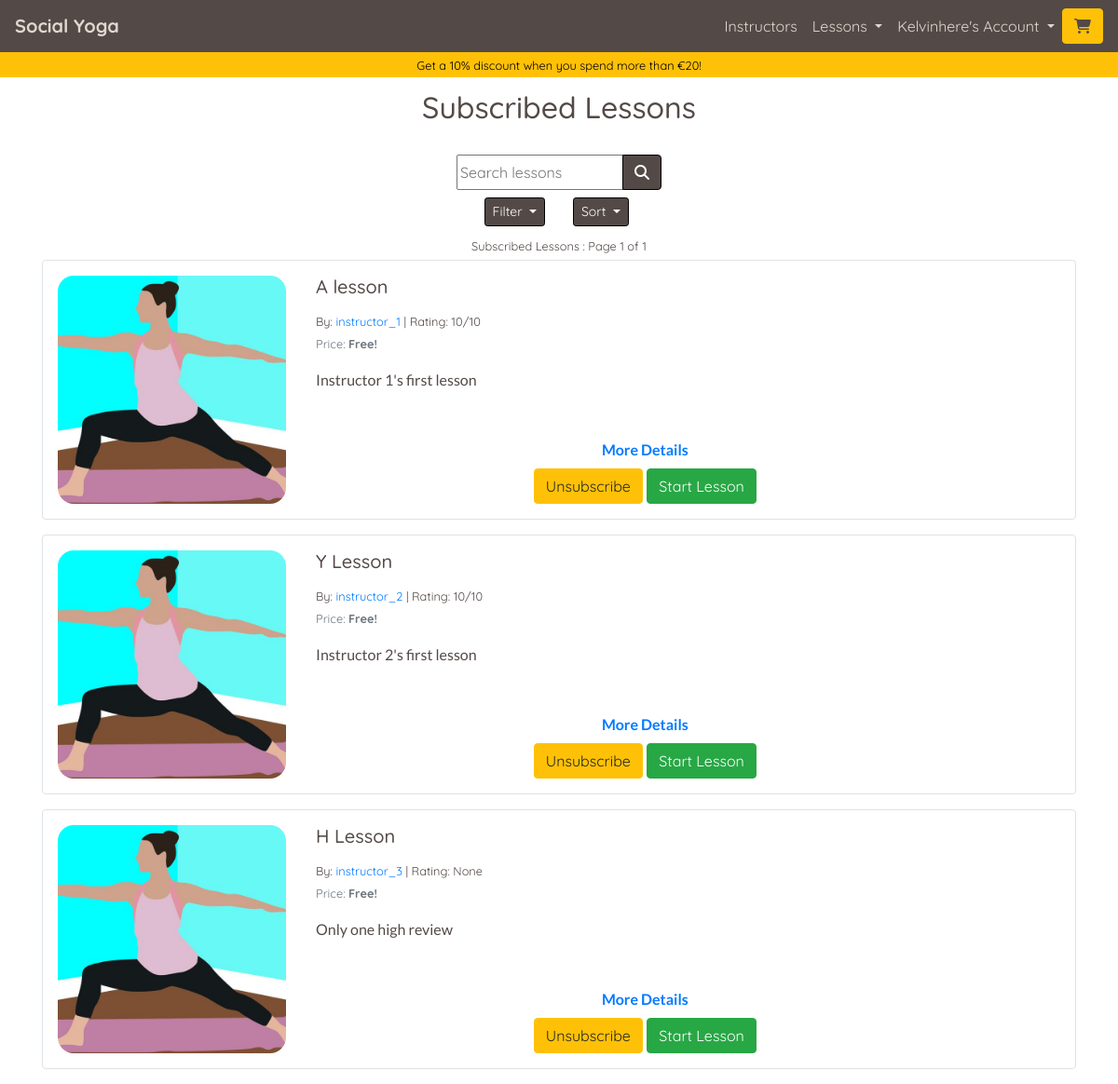
/lessons/?filter=subscribed_lessons (signed in), run on an earlier commit of the app's database.
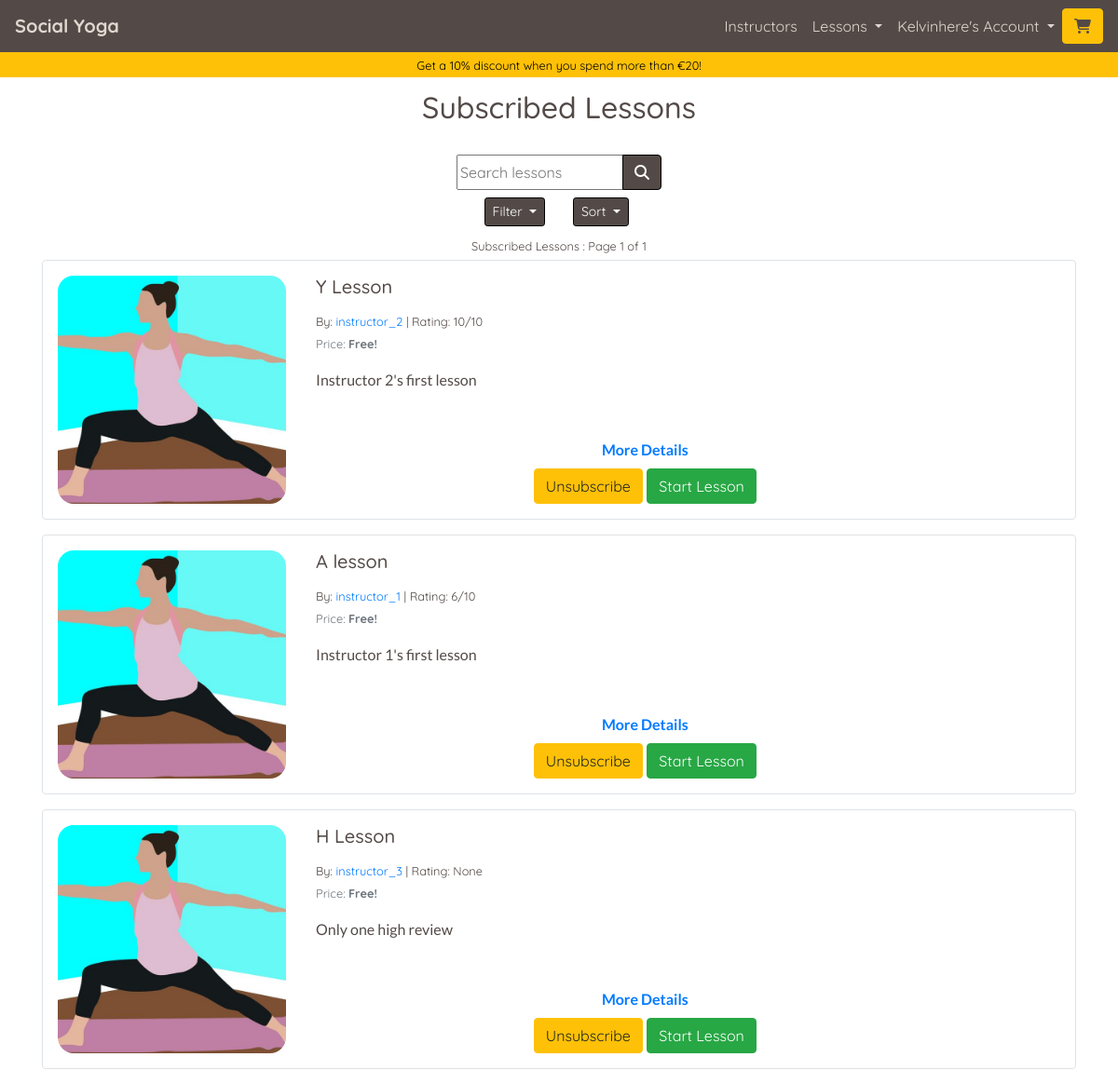
And on a later commit of the database.
### lessons/models.py (models this page shows, shortened)
class Lesson(models.Model):
    lesson_id = models.CharField(max_length=32,
                                 null=False,
                                 editable=False)
    instructor_profile = models.ForeignKey(UserProfile,
                                           on_delete=models.SET_NULL,
                                           null=True,
                                           blank=True,
                                           related_name='lessons')
    lesson_name = models.CharField(max_length=32,
                                   null=False,
                                   editable=True)
    card_description = models.TextField(max_length=254)
    description = models.TextField(max_length=2048)
    image = ResizedImageField(size=[600, 600],
                              quality=75,
                              crop=['middle', 'center'],
                              force_format='JPEG',
                              upload_to='lesson_images/')
    rating = models.DecimalField(max_digits=5,
                                 decimal_places=0,
                                 null=True, blank=True)
    video_url = models.URLField(max_length=1024,
                                blank=False,
                                null=False)
    time = models.IntegerField(blank=False, null=False)
    is_free = models.BooleanField(default=True)
    price = models.DecimalField(max_digits=6,
                                decimal_places=2,
                                blank=False,
                                null=False,
                                default=0.00)

### profiles/models.py (models this page shows, shortened)
class UserProfile(models.Model):
    user = models.OneToOneField(User, on_delete=models.CASCADE)
    first_name = models.CharField(max_length=50, null=False, blank=False)
    last_name = models.CharField(max_length=50, null=False, blank=False)
    is_instructor = models.BooleanField(default=False)
    requested_instructor_status = models.BooleanField(default=False)
    card_description = models.TextField(max_length=256, blank=True, default='')
    profile_description = models.TextField(max_length=650,
                                           blank=True,
                                           default='')
    image = ResizedImageField(size=[600, 600],
                              quality=75,
                              crop=['middle', 'center'],
                              force_format='JPEG',
                              null=True,
                              blank=True,
                              upload_to='profile_images/')
    rating = models.DecimalField(max_digits=5,
                                 decimal_places=0,
                                 null=True,
                                 blank=True)
    lesson_count = models.IntegerField(default=0, editable=False)
    def __str__(self):
        return self.user.username

### lessons/views.py (the view, shortened to what this page needs)
# urls.py: path('', views.lessons, name='lessons'),
def lessons(request):
    profile = get_profile_or_none(request)
    lessons = (Lesson.objects.all().annotate(
               review_count=Count('reviewedLesson')))
    subscribed_lesson_list = []
    paid_lesson_list = []
    page_title = 'All Lessons'
    sub_title = None
    filter_title = 'All Lessons'
    filter_subtitle = ''
    valid_sort_values = ['lesson_name',
                         'instructor_profile',
                         'rating',
                         'price']
    sortby = 'rating'
    filter_by = 'all_lessons'
    sort_direction = 'desc'
    instructor_to_display = None
    query = ''
    page_number = 1  # Default page number
    lessons_on_page = 5  # No of lessons on a page at once
    if request.user.is_authenticated:
        subscribed_lessons = Subscription.objects.filter(user=profile)
        for subscribed_lesson in subscribed_lessons:
            subscribed_lesson_list.append(subscribed_lesson.lesson.lesson_id)
        paid_lessons = OrderLineItem.objects.filter(profile=profile)
        for paid_lesson in paid_lessons:
            paid_lesson_list.append(paid_lesson.lesson.lesson_id)
    if request.GET:
        if 'page' in request.GET:
            page_number = request.GET.get('page')
        if 'sort' in request.GET:
            if request.GET['sort'] in valid_sort_values:
                sortby = request.GET['sort']
        if 'direction' in request.GET:
            if request.GET['direction'] == 'asc':
                sort_direction = 'asc'
            else:
                sort_direction = 'desc'
        if 'filter' in request.GET:
            if request.GET['filter'] == 'subscribed_lessons':
                lessons = lessons.filter(lesson_id__in=subscribed_lesson_list)
                filter_by = request.GET['filter']
                page_title = 'Subscribed Lessons'
                filter_title = 'Subscribed Lessons'
                if not lessons:
                    sub_title = ('You are currently not subscribed to any '
                                 'lessons')
        if 'q' in request.GET:
            query = request.GET['q']
            lessons = lessons.filter(Q(lesson_name__icontains=query))
            if not lessons:
                messages.error(request, ('Your query returned no lessons '
                                         'please try again'))
    if sort_direction == 'asc':
        if sortby == 'rating':
            lessons = lessons.order_by(
                (F(sortby).asc(nulls_last=True)), 'review_count')
        else:
            lessons = lessons.order_by(F(sortby).asc(nulls_last=True))
    else:
        if sortby == 'rating':
            lessons = lessons.order_by(
                (F(sortby).desc(nulls_last=True)), '-review_count')
        else:
            lessons = lessons.order_by(F(sortby).desc(nulls_last=True))
    p = Paginator(lessons, lessons_on_page)
    try:
        page_object = p.page(page_number)
    except EmptyPage:
        messages.error(request, "Page does not exist, returning to page 1")
        page_object = p.page(1)
    template = 'lessons/lessons.html'
    context = {
        'profile': profile,
        'lessons': page_object,
        'subscribed_lesson_list': subscribed_lesson_list,
        'paid_lesson_list': paid_lesson_list,
        'page_title': page_title,
        'sub_title': sub_title,
        'filter_title': filter_title,
        'filter_subtitle': filter_subtitle,
        'sort_by': sortby,
        'sort_direction': sort_direction,
        'filter_by': filter_by,
        'instructor_to_display': instructor_to_display,
        'current_query': query,
        'show_discount_banner': True,
    }
    return render(request, template, context)

### home/contexts.py (called while the page is built)
def purchased_lessons(request):
    profile = get_profile_or_none(request)
    purchased = None
    purchased_lesson_ids = []
    if profile:
        purchased = OrderLineItem.objects.filter(profile=profile)
        if purchased:
            for item in purchased:
                purchased_lesson_ids.append(item.lesson.lesson_id)
    context = {
        'purchased_lessons': purchased,
        'purchased_lesson_ids': purchased_lesson_ids,
    }
    return context

### yoga/utils.py (called while the page is built)
def get_profile_or_none(request):
    try:
        return UserProfile.objects.get(user=request.user)
    except Exception:
        return None

### lessons/templates/lessons/lessons.html (shortened to what this page needs)
{% extends "base.html" %}
{% load static %}
{% block page_header %}
<div class="container header-container">
    <div class="row">
        <div class="col">
            <h1 class="text-center title-text my-3 {% if show_discount_banner %}pt-xl-4{% endif %}" id="lesson-page-title">{{ page_title}}</h1>
        </div>
    </div>
</div>
{% endblock %}
{% block content %}
<div class="container page-contents">
    <div class="row">
        <div class="col-12 mt-2">
            {% include 'lessons/includes/lesson_sorting.html' %}
            <p class="text-center mb-1">
                <strong>
                    <small>
                        {{ filter_title }}{{ filter_subtitle }}{% if lessons %} : Page {{ lessons.number }} of {{ lessons.paginator.num_pages }}{% endif %}
                    </small>
                </strong>
            </p>
            {% if lessons %}
                {% for lesson in lessons %}
                    {% include 'lessons/includes/lesson_card.html' %}
                {% endfor %}
            {% else %}
                {% if instructor_to_display %}
                    <p class="text-center mt-5"><strong>No lesons available</strong></p>
                {% endif %}
            {% endif %}
        </div>
    </div>
</div>
{% endblock %}

### lessons/templates/lessons/includes/lesson_card.html (shortened to what the changed rows need)
<div class="card mb-3 border custom-border" style="width: 100%;" id="{{ lesson.lesson_id }}">
    <div class="row no-gutters">
        <div class="col-md-3 d-flex">
            {% if lesson.image %}
                <div class="lesson-card-image-container m-auto p-3 text-center">
                    <img class="lesson-card-image img-fluid" src="{{ lesson.image.url }}" alt="{{ lesson.lesson_name }}">
                </div>
            {% endif %}
        </div>
        <div class="col-md-8">
            <div class="card-body p-3 h-100 d-flex flex-column">
                <h5 class="card-title">{{ lesson.lesson_name }}</h5>
                <p class="card-text mb-0"><small>By: <a href="{% url 'lessons' %}?instructor={{ lesson.instructor_profile.id }}">{{ lesson.instructor_profile }}</a> | Rating: {{ lesson.rating }}{% if lesson.rating %}/10{% endif %}</small></p>
                {% if lesson.price > 0 %}
                    <p class="card-text"><small class="text-muted">Price: </small>
                        {% if lesson.lesson_id in purchased_lesson_ids %}
                            <span class="text-success">
                                <strong><small>Purchased!</small></strong>
                            </span>
                        {% else %}
                            <span>
                                <small>€{{ lesson.price }}</small>
                            </span>
                        {% endif %}
                    </p>
                {% else %}
                    <p class="card-text"><small class="text-muted">Price: <strong>Free!</strong></small></p>
                {% endif %}
                <p class="card-text alt-font">{{ lesson.card_description }}</p>
                <p class="card-text alt-font mb-2 mt-auto text-center text-info"><a href="" onclick="javascript:get_modal_data('{{ lesson.lesson_id }}')" class=""><strong>More Details</strong></a></p>
                <div class="lesson-card-button-container mt-0 w-100 d-flex">
                    <div class="buttons mx-auto">
                        {% if user.is_authenticated %}
                            {% if lesson.lesson_id not in paid_lesson_list and lesson.is_free == False %}
                                {% if lesson.instructor_profile == profile %}
                                    <a class="btn btn-success" href="{% url 'studio' lesson.lesson_id %}" id="start_lesson_button_id_{{ lesson.lesson_id }}" role="button">View Your Lesson</a>
                                {% elif user.is_superuser %}
                                    <a class="btn btn-success" href="{% url 'studio' lesson.lesson_id %}" id="start_lesson_button_id_{{ lesson.lesson_id }}" role="button">View As Superuser</a>
                                {% else %}
                                    <a class="btn btn-warning" href="" onclick="javascript:add_to_basket('{{ lesson.lesson_id }}')" id="add_{{ lesson.lesson_id }}" role="button"><span>{% if lesson.lesson_id in basket_item_ids %}In basket{% else %}€{{ lesson.price }}{% endif %}</span>
                                        <span class="icon">
                                            <i class="fas fa-cart-plus"></i>
                                        </span>
                                    </a>
                                {% endif %}
                            {% elif lesson.lesson_id in subscribed_lesson_list and lesson%}
                                <span class="btn btn-warning button-unsubscribe" id="unsubscribe_lesson_button_id_{{ lesson.lesson_id }}" href="" onclick="javascript:subscribe('false', '{{ lesson.lesson_id }}', '{{ current_filter }}')" role="button">Unsubscribe</span>
                                <a class="btn btn-success" href="{% url 'studio' lesson.lesson_id %}" id="start_lesson_button_id_{{ lesson.lesson_id }}" role="button">Start Lesson</a>
                            {% endif %}
                        {% else %}
                            <a class="btn btn-primary" href="{% url 'account_signup' %}" role="button">Signup to view</a>
                        {% endif %}
                    </div>
                </div>
            </div>
        </div>
    </div>
</div>

What changed in the data, as far as the page shows it:
shown differently, row unchanged: Lesson "Y Lesson": moves up the list
changed Lesson "A lesson": rating "10" → "6"
